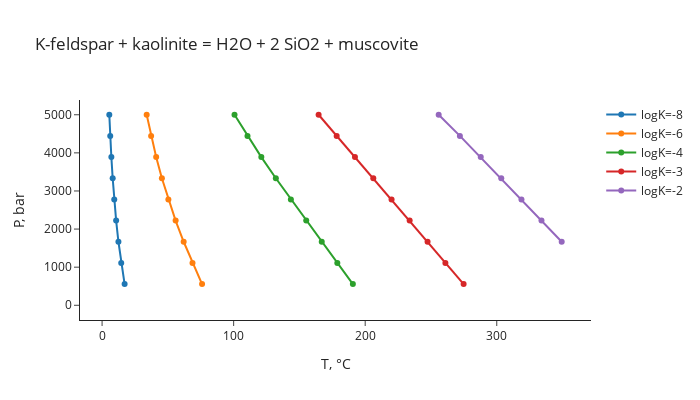

The cell this chart's notebook holds for it:
### Markdown cell above
Change 1 to 2 to see the third curve, and so on.

You can also access figures that you've already generated:

### Code cell
out[0]['fig']

### Figure 1 — Plotly figure (JSON) as saved in the notebook; plotly's stock layout.template omitted (floating-point values rounded to 4 significant figures)
{"data": [{"hovertemplate": "%{text}<br>T, °C=%{x:.2f}<br>P, bar=%{y:.2f}<extra></extra>", "mode": "markers+lines", "name": "logK=-8", "text": ["logK=-8", "logK=-8", "logK=-8", "logK=-8", "logK=-8", "logK=-8", "logK=-8", "logK=-8", "logK=-8", "logK=-8"], "type": "scatter", "x": [NaN, 17.12, 14.54, 12.42, 10.68, 9.244, 8.047, 7.045, 6.199, 5.481], "y": [1.0, 556.4, 1112.0, 1667.0, 2223.0, 2778.0, 3334.0, 3889.0, 4445.0, 5000.0]}, {"hovertemplate": "%{text}<br>T, °C=%{x:.2f}<br>P, bar=%{y:.2f}<extra></extra>", "mode": "markers+lines", "name": "logK=-6", "text": ["logK=-6", "logK=-6", "logK=-6", "logK=-6", "logK=-6", "logK=-6", "logK=-6", "logK=-6", "logK=-6", "logK=-6"], "type": "scatter", "x": [NaN, 75.99, 68.73, 62.01, 55.89, 50.37, 45.45, 41.1, 37.26, 33.89], "y": [1.0, 556.4, 1112.0, 1667.0, 2223.0, 2778.0, 3334.0, 3889.0, 4445.0, 5000.0]}, {"hovertemplate": "%{text}<br>T, °C=%{x:.2f}<br>P, bar=%{y:.2f}<extra></extra>", "mode": "markers+lines", "name": "logK=-4", "text": ["logK=-4", "logK=-4", "logK=-4", "logK=-4", "logK=-4", "logK=-4", "logK=-4", "logK=-4", "logK=-4", "logK=-4"], "type": "scatter", "x": [NaN, 190.6, 178.8, 167.0, 155.2, 143.5, 132.1, 121.0, 110.5, 100.7], "y": [1.0, 556.4, 1112.0, 1667.0, 2223.0, 2778.0, 3334.0, 3889.0, 4445.0, 5000.0]}, {"hovertemplate": "%{text}<br>T, °C=%{x:.2f}<br>P, bar=%{y:.2f}<extra></extra>", "mode": "markers+lines", "name": "logK=-3", "text": ["logK=-3", "logK=-3", "logK=-3", "logK=-3", "logK=-3", "logK=-3", "logK=-3", "logK=-3", "logK=-3", "logK=-3"], "type": "scatter", "x": [NaN, 274.8, 261.0, 247.4, 233.8, 220.0, 206.1, 192.2, 178.3, 164.6], "y": [1.0, 556.4, 1112.0, 1667.0, 2223.0, 2778.0, 3334.0, 3889.0, 4445.0, 5000.0]}, {"hovertemplate": "%{text}<br>T, °C=%{x:.2f}<br>P, bar=%{y:.2f}<extra></extra>", "mode": "markers+lines", "name": "logK=-2", "text": ["logK=-2", "logK=-2", "logK=-2", "logK=-2", "logK=-2", "logK=-2", "logK=-2", "logK=-2", "logK=-2", "logK=-2"], "type": "scatter", "x": [NaN, NaN, NaN, 349.4, 334.0, 318.8, 303.4, 287.8, 272.0, 255.9], "y": [1.0, 556.4, 1112.0, 1667.0, 2223.0, 2778.0, 3334.0, 3889.0, 4445.0, 5000.0]}], "layout": {"height": 400, "hoverlabel": {"bgcolor": "white"}, "title": {"text": "K-feldspar + kaolinite = H2O + 2 SiO2 + muscovite"}, "width": 700, "xaxis": {"title": {"text": "T, °C"}}, "yaxis": {"title": {"text": "P, bar"}}}}
